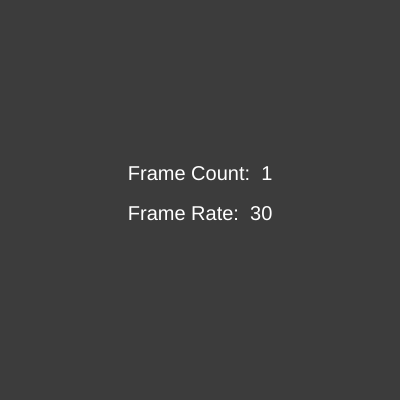
Frame 1 (no input)
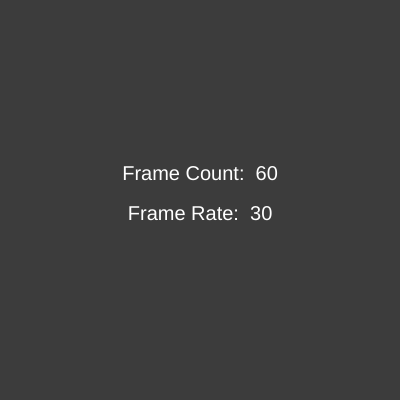
Frame 60 (no input)
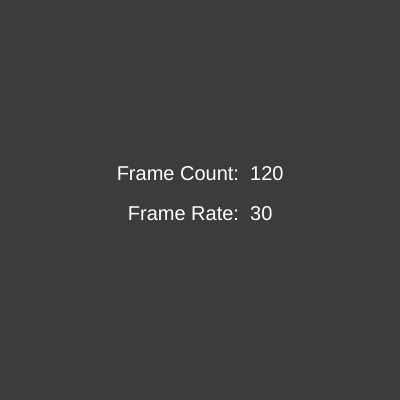
Frame 120 (the mouse pressed at the canvas centre since frame 60)

The p5.js sketch that drew these frames (run headless with seeded random() and noise() and a simulated clock; from frame 60 on, the mouse is pressed at the canvas centre):

// p5.js sketch
// ── sketch.js
//DAT405 / GAD405
//01_ProjectSetup
//In this example we see how to create a canvas, set and display
//the frame rate of the rendering system, and use text to
//display the frame count and rate on screen

//Initialization function
function setup() {
  //Set the size of rendering window - pixels
  createCanvas(400, 400);

  //Set up the frame rate (frames per second)
  //Default is 60 fps
  frameRate(30);

  //Preferences for the text (size, and alignment)
  textSize(20);
  textAlign(CENTER);

  fill(255, 0, 0);
  rect(width/2, height/2, 50, 50);
}

//Rendering function
function draw() {
  //Erase all canvas. Set the color to dark grey
  background(60);

  //Set the color of the text
  fill(255);
  //Set the text message as the frame count
  //Position text in the middle of the screen
  text("Frame Count:  " + frameCount, width/2, height/2-20);
  //Set the text message as the frame rate (round it to an integer)
  //Position text in the middle of the screen
  text("Frame Rate:  " + Math.round(frameRate()), width/2, height/2+20);

  //noLoop();
}
